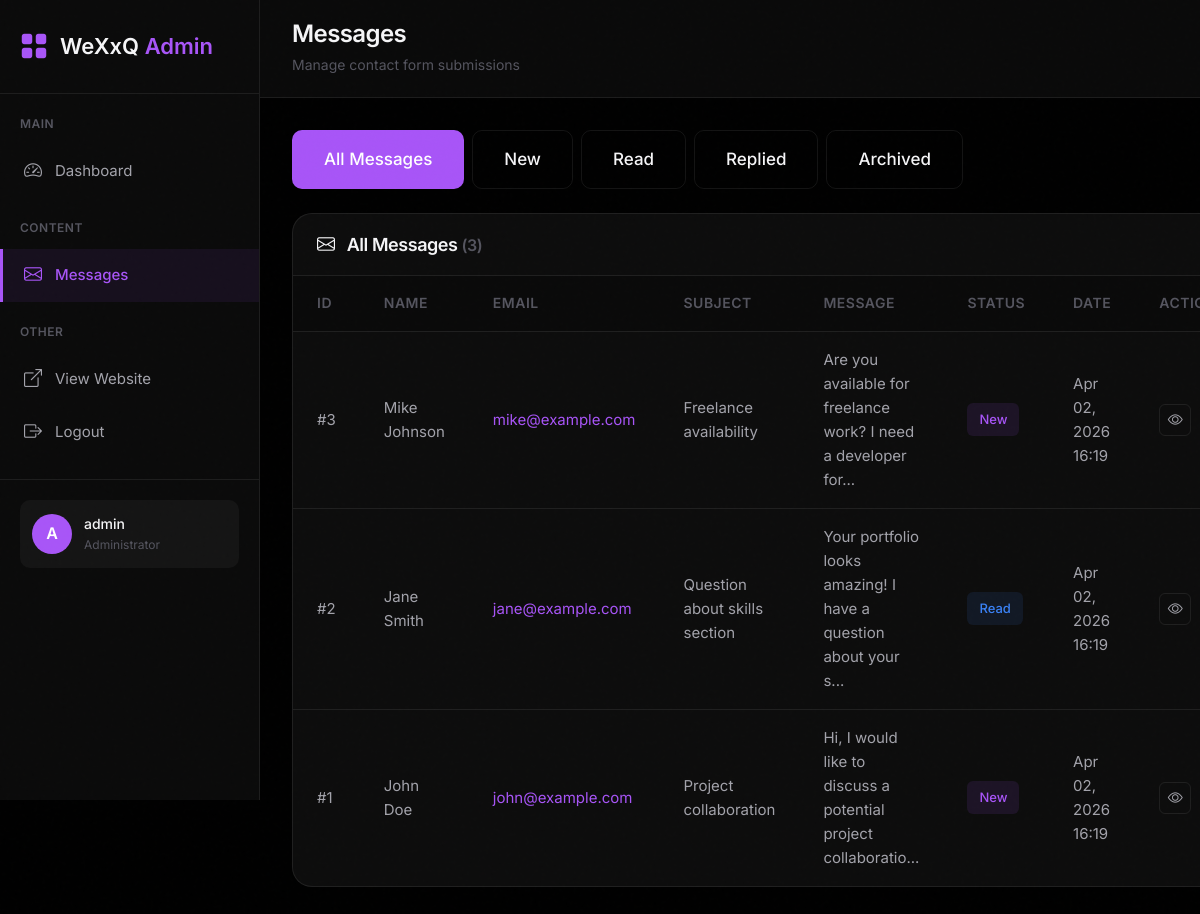
The page /admin/messages.php (signed in) on the database its author committed.
### tables this page shows
CREATE TABLE IF NOT EXISTS `contact_messages` (
  `id` INT(11) UNSIGNED NOT NULL AUTO_INCREMENT,
  `name` VARCHAR(100) NOT NULL,
  `email` VARCHAR(100) NOT NULL,
  `subject` VARCHAR(150) NOT NULL,
  `message` TEXT NOT NULL,
  `status` ENUM('new', 'read', 'replied', 'archived') DEFAULT 'new',
  `ip_address` VARCHAR(45) DEFAULT NULL,
  `user_agent` VARCHAR(255) DEFAULT NULL,
  `created_at` TIMESTAMP DEFAULT CURRENT_TIMESTAMP,
  `read_at` TIMESTAMP NULL DEFAULT NULL,
  `replied_at` TIMESTAMP NULL DEFAULT NULL,
  PRIMARY KEY (`id`),
  INDEX `idx_status` (`status`),
  INDEX `idx_created_at` (`created_at`),
  INDEX `idx_email` (`email`)
);

### admin/messages.php (the view, shortened to what this page needs)
<?php
$status_filter = $_GET['status'] ?? 'all';
$page = isset($_GET['page']) ? (int)$_GET['page'] : 1;
$per_page = 10;
$messages = [];
$total_messages = 0;
try {
    $db = getDbConnection();
    if ($status_filter === 'all') {
        $countStmt = $db->query('SELECT COUNT(*) FROM contact_messages');
        $total_messages = (int)$countStmt->fetchColumn();
        $offset = ($page - 1) * $per_page;
        $listStmt = $db->prepare('SELECT id, name, email, subject, message, status, created_at FROM contact_messages ORDER BY created_at DESC LIMIT ? OFFSET ?');
        $listStmt->bindValue(1, $per_page, PDO::PARAM_INT);
        $listStmt->bindValue(2, $offset, PDO::PARAM_INT);
        $listStmt->execute();
        $messages = $listStmt->fetchAll();
    }
} catch (Throwable $e) {
    $messages = [];
    $total_messages = 0;
    $total_pages = 1;
    $view_message = null;
}
include 'includes/admin-header.php';
include 'includes/admin-sidebar.php';
?>
<div class="admin-content">
    <header class="admin-header">
        <div class="admin-header-content">
            <div class="admin-header-left">
                <h1>Messages</h1>
                <p>Manage contact form submissions</p>
            </div>
        </div>
    </header>
    <main class="admin-main">
        <div class="mb-4">
            <div class="d-flex gap-2 flex-wrap">
                <a href="?status=all" class="btn <?php echo $status_filter === 'all' ? 'btn-purple' : 'btn-outline-purple'; ?>">
                    All Messages
                </a>
                <a href="?status=new" class="btn <?php echo $status_filter === 'new' ? 'btn-purple' : 'btn-outline-purple'; ?>">
                    New
                </a>
                <a href="?status=read" class="btn <?php echo $status_filter === 'read' ? 'btn-purple' : 'btn-outline-purple'; ?>">
                    Read
                </a>
                <a href="?status=replied" class="btn <?php echo $status_filter === 'replied' ? 'btn-purple' : 'btn-outline-purple'; ?>">
                    Replied
                </a>
                <a href="?status=archived" class="btn <?php echo $status_filter === 'archived' ? 'btn-purple' : 'btn-outline-purple'; ?>">
                    Archived
                </a>
            </div>
        </div>
        <div class="data-table-wrapper">
            <div class="data-table-header">
                <h3 class="data-table-title">
                    <i class="bi bi-envelope me-2"></i>
                    <?php echo ucfirst($status_filter); ?> Messages
                    <span class="text-muted small">(<?php echo number_format($total_messages); ?>)</span>
                </h3>
            </div>
            <?php if (empty($messages)): ?>
                <div class="empty-state">
                    <i class="bi bi-inbox"></i>
                    <h3>No Messages Found</h3>
                    <p>
                        <?php if ($status_filter === 'all'): ?>
                            No contact form submissions yet.
                        <?php else: ?>
                            No <?php echo $status_filter; ?> messages at this time.
                        <?php endif; ?>
                    </p>
                </div>
            <?php else: ?>
                <table class="data-table">
                    <thead>
                        <tr>
                            <th>ID</th>
                            <th>Name</th>
                            <th>Email</th>
                            <th>Subject</th>
                            <th>Message</th>
                            <th>Status</th>
                            <th>Date</th>
                            <th>Actions</th>
                        </tr>
                    </thead>
                    <tbody>
                        <?php foreach ($messages as $message): ?>
                            <tr>
                                <td>#<?php echo $message['id']; ?></td>
                                <td><?php echo htmlspecialchars($message['name']); ?></td>
                                <td>
                                    <a href="mailto:<?php echo htmlspecialchars($message['email']); ?>" class="text-purple">
                                        <?php echo htmlspecialchars($message['email']); ?>
                                    </a>
                                </td>
                                <td><?php echo htmlspecialchars($message['subject']); ?></td>
                                <td>
                                    <?php
                                    $preview = htmlspecialchars(substr($message['message'], 0, 60));
                                    echo strlen($message['message']) > 60 ? $preview . '...' : $preview;
                                    ?>
                                </td>
                                <td>
                                    <span class="status-badge-table status-<?php echo $message['status']; ?>">
                                        <?php echo ucfirst($message['status']); ?>
                                    </span>
                                </td>
                                <td><?php echo date('M d, Y H:i', strtotime($message['created_at'])); ?></td>
                                <td>
                                    <div class="action-buttons">
                                        <a href="?view=<?php echo $message['id']; ?>" class="btn-icon" title="View">
                                            <i class="bi bi-eye"></i>
                                        </a>
                                    </div>
                                </td>
                            </tr>
                        <?php endforeach; ?>
                    </tbody>
                </table>
            <?php endif; ?>
        </div>
       </main>
</div>
<?php include 'includes/admin-footer.php'; ?>

### assets/css/main.css (style rules this page uses)
:root { --bg-primary: #000000; --bg-secondary: #0a0a0a; --bg-tertiary: #141414; --bg-card: #0d0d0d; --accent: #a855f7; --accent-hover: #9333ea; --accent-glow: rgba(168, 85, 247, 0.3); --accent-subtle: rgba(168, 85, 247, 0.08); --accent-border: rgba(168, 85, 247, 0.22); --text-primary: #f5f5f7; --text-secondary: #a3a3ab; --text-muted: #55555f; --border-color: rgba(255, 255, 255, 0.08); --border-hover: rgba(168, 85, 247, 0.5); --font-primary: 'Inter', -apple-system, BlinkMacSystemFont, sans-serif; --radius-sm: 6px; --radius-md: 10px; --radius-lg: 14px; --radius-xl: 20px; --transition: 0.25s cubic-bezier(0.4, 0, 0.2, 1); --transition-slow: 0.4s cubic-bezier(0.4, 0, 0.2, 1); --container-max: 1200px; }
* { margin: 0; padding: 0; box-sizing: border-box; }
html { scroll-behavior: smooth; overflow-x: hidden; width: 100%; }
body { background-color: var(--bg-primary); color: var(--text-primary); font-family: var(--font-primary); font-weight: 400; line-height: 1.6; font-size: 17px; -webkit-font-smoothing: antialiased; -moz-osx-font-smoothing: grayscale; overflow-x: hidden; width: 100%; max-width: 100vw; position: relative; }
h1, h2, h3, h4, h5, h6 { font-family: var(--font-primary); font-weight: 600; line-height: 1.2; color: var(--text-primary); letter-spacing: -0.025em; }
p { color: var(--text-secondary); line-height: 1.7; font-size: 1rem; }
a { text-decoration: none; color: inherit; transition: color var(--transition); }
.text-accent, .text-purple { color: var(--accent) !important; }
.text-muted { color: var(--text-muted) !important; }
.btn { display: inline-flex; align-items: center; justify-content: center; gap: 10px; font-family: var(--font-primary); font-weight: 500; font-size: 1.0625rem; border-radius: var(--radius-md); cursor: pointer; transition: all var(--transition); border: none; outline: none; }
.btn-purple, .btn-accent { background: var(--accent); color: white; padding: 16px 32px; }
.btn-outline-purple, .btn-outline-accent { border: 1px solid var(--border-color); color: var(--text-primary); background: transparent; padding: 15px 31px; }
.d-flex { display: flex !important; }
.flex-wrap { flex-wrap: wrap !important; }
.gap-2 { gap: 0.5rem !important; }
.mb-4 { margin-bottom: 1.5rem !important; }
.me-2 { margin-right: 0.5rem !important; }
.small { font-size: 1rem !important; }

### rows shown on the page
contact_messages: id "3", name "Mike Johnson", email "mike@example.com", subject "Freelance availability", message "Are you available for freelance work? I need a developer for", status "New", created_at "Apr 02, 2026 16:19"
contact_messages: id "2", name "Jane Smith", email "jane@example.com", subject "Question about skills section", message "Your portfolio looks amazing! I have a question about your s", status "Read", created_at "Apr 02, 2026 16:19"
contact_messages: id "1", name "John Doe", email "john@example.com", subject "Project collaboration", message "Hi, I would like to discuss a potential project collaboratio", status "New", created_at "Apr 02, 2026 16:19"

### other values the page prints
substr($current_admin['username'] ?? 'A', 0, 1) "A"
$current_admin['username'] "admin"
$status_filter "All"
$total_messages "3"
